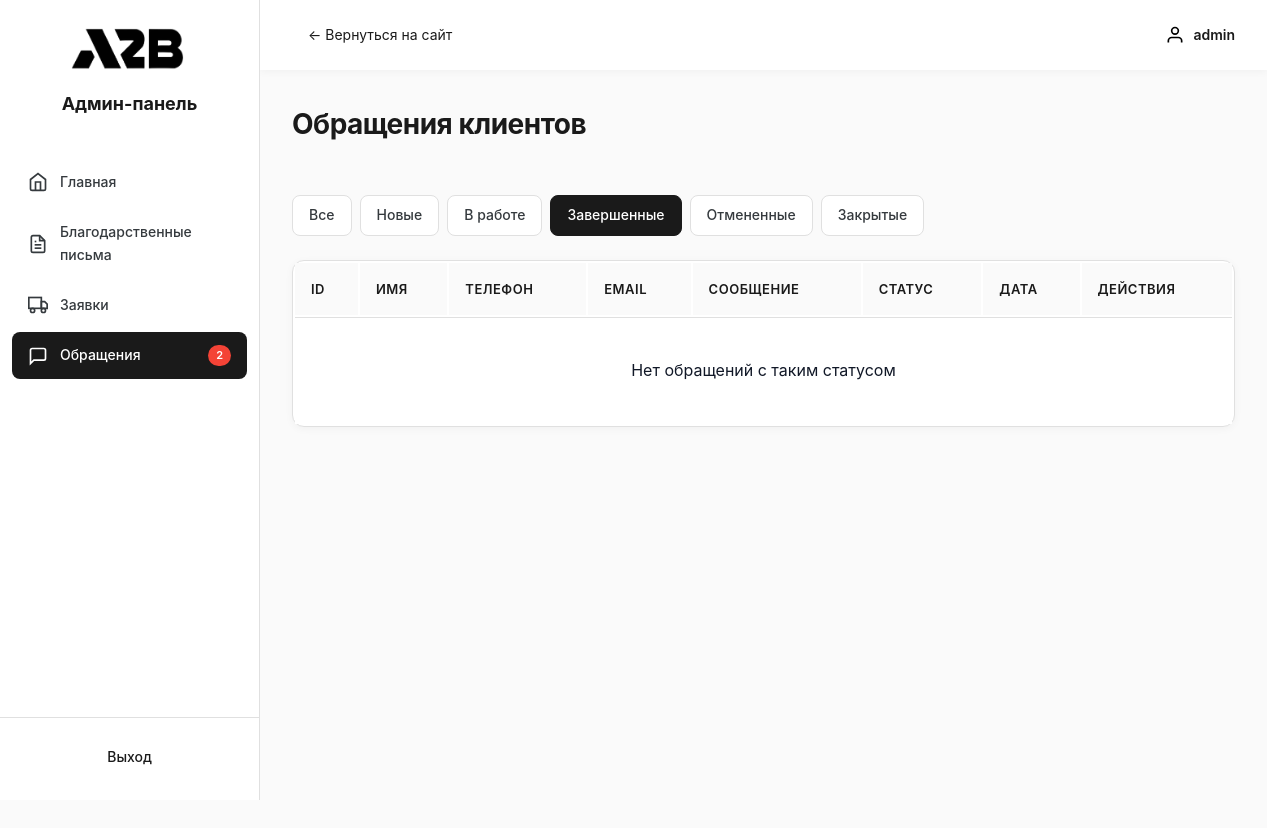
Before: /public/admin/pages/contacts.php?status=completed (signed in) with the older database file.
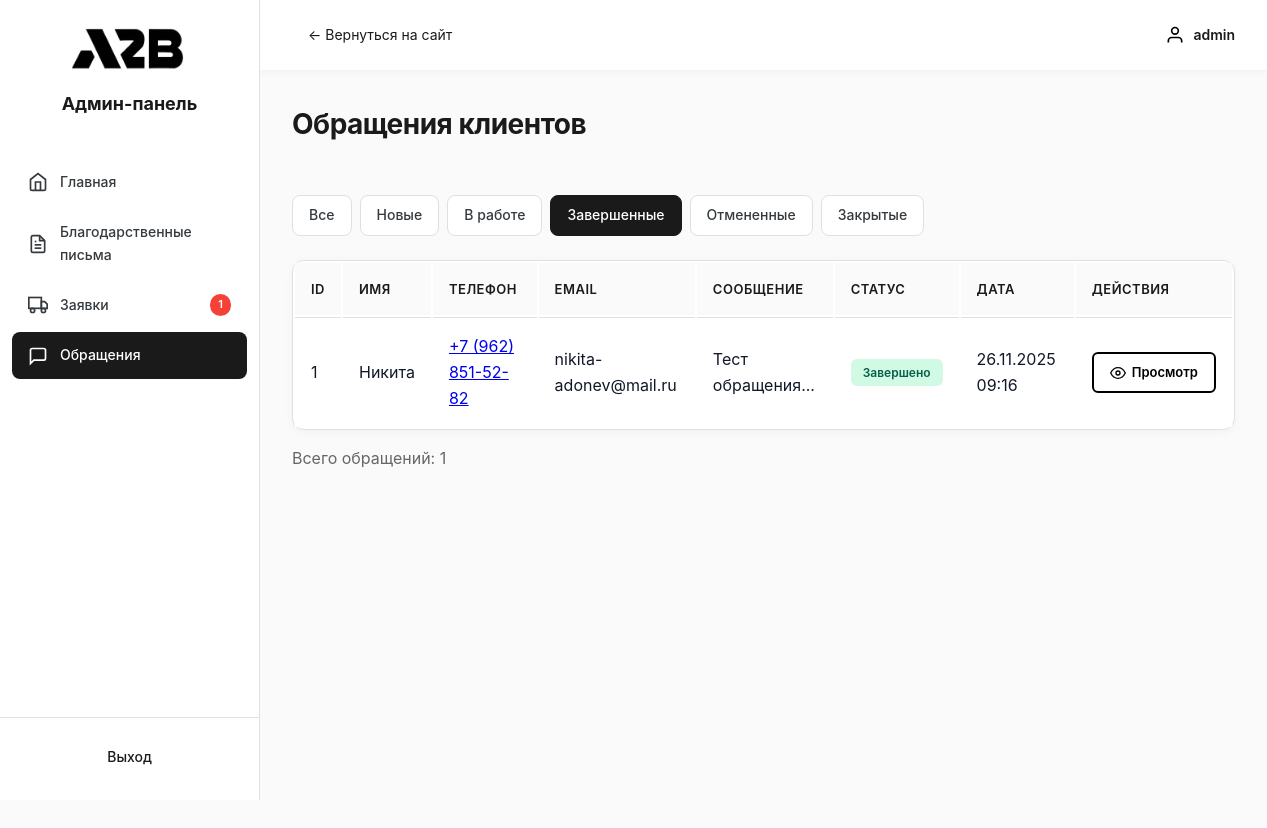
After: the same page with the newer database file.
### tables this page shows
CREATE TABLE `contacts` (
  `id` int(11) NOT NULL,
  `user_id` int(11) DEFAULT NULL COMMENT 'ID пользователя',
  `name` varchar(255) NOT NULL COMMENT 'Имя',
  `phone` varchar(50) NOT NULL COMMENT 'Телефон',
  `email` varchar(255) DEFAULT NULL COMMENT 'Email',
  `message` text NOT NULL COMMENT 'Сообщение',
  `status` enum('new','in_progress','completed','cancelled','closed') DEFAULT 'new' COMMENT 'Статус обращения',
  `created_at` timestamp NOT NULL DEFAULT current_timestamp() COMMENT 'Дата создания',
  `updated_at` timestamp NOT NULL DEFAULT current_timestamp() ON UPDATE current_timestamp() COMMENT 'Дата обновления'
);

### public/admin/pages/contacts.php (the view, shortened to what the changed rows need)
<?php
$database = new Database();
$db = $database->getConnection();
$status_filter = $_GET['status'] ?? '';
$query = "SELECT c.*,
          (SELECT COUNT(*) FROM contact_messages cm
           WHERE cm.contact_id = c.id
           AND cm.sender_type = 'user'
           AND cm.is_read = 0) as unread_count
          FROM contacts c";
if ($status_filter) {
    $query .= " WHERE c.status = :status";
}
$query .= " ORDER BY c.created_at DESC";
$stmt = $db->prepare($query);
if ($status_filter) {
    $stmt->bindParam(':status', $status_filter);
}
$stmt->execute();
$contacts = $stmt->fetchAll(PDO::FETCH_ASSOC);
$count = count($contacts);
?>
<!DOCTYPE html>
<html lang="ru">
<head>
    <link rel="stylesheet" href="../css/admin.css">
</head>
<body>
    <div class="admin-layout">
        <?php include '../includes/sidebar.php'; ?>
        <div class="admin-main">
            <div class="admin-content">
                <div class="content-header">
                    <h1 class="page-title">Обращения клиентов</h1>
                </div>
                <div class="filters">
                    <a href="contacts.php" class="filter-btn <?php echo !$status_filter ? 'active' : ''; ?>">Все</a>
                    <a href="contacts.php?status=new" class="filter-btn <?php echo $status_filter == 'new' ? 'active' : ''; ?>">Новые</a>
                    <a href="contacts.php?status=in_progress" class="filter-btn <?php echo $status_filter == 'in_progress' ? 'active' : ''; ?>">В работе</a>
                    <a href="contacts.php?status=completed" class="filter-btn <?php echo $status_filter == 'completed' ? 'active' : ''; ?>">Завершенные</a>
                    <a href="contacts.php?status=cancelled" class="filter-btn <?php echo $status_filter == 'cancelled' ? 'active' : ''; ?>">Отмененные</a>
                    <a href="contacts.php?status=closed" class="filter-btn <?php echo $status_filter == 'closed' ? 'active' : ''; ?>">Закрытые</a>
                </div>
                <table class="data-table">
                    <thead>
                        <tr>
                            <th>ID</th>
                            <th>Имя</th>
                            <th>Телефон</th>
                            <th>Email</th>
                            <th>Сообщение</th>
                            <th>Статус</th>
                            <th>Дата</th>
                            <th>Действия</th>
                        </tr>
                    </thead>
                    <tbody>
                        <?php foreach ($contacts as $row): ?>
                        <tr>
                            <td><?php echo $row['id']; ?></td>
                            <td><?php echo htmlspecialchars($row['name']); ?></td>
                            <td><a href="tel:<?php echo htmlspecialchars($row['phone']); ?>"><?php echo htmlspecialchars($row['phone']); ?></a></td>
                            <td><?php echo htmlspecialchars($row['email']); ?></td>
                            <td class="text-preview"><?php echo mb_substr(htmlspecialchars($row['message']), 0, 50); ?>...</td>
                            <td>
                                <?php
                                $status_labels = [
                                    'new' => ['Новое', 'status-new'],
                                    'in_progress' => ['В работе', 'status-progress'],
                                    'completed' => ['Завершено', 'status-completed'],
                                    'cancelled' => ['Отменено', 'status-cancelled'],
                                    'closed' => ['Закрыто', 'status-closed']
                                ];
                                $status_info = $status_labels[$row['status']];
                                ?>
                                <span class="status <?php echo $status_info[1]; ?>">
                                    <?php echo $status_info[0]; ?>
                                </span>
                            </td>
                            <td><?php echo date('d.m.Y H:i', strtotime($row['created_at'])); ?></td>
                            <td class="actions">
                                <a href="contact-view.php?id=<?php echo $row['id']; ?>" class="btn btn-view">
                                    <svg width="16" height="16" viewBox="0 0 24 24" fill="none" stroke="currentColor" stroke-width="2">
                                        <path d="M1 12s4-8 11-8 11 8 11 8-4 8-11 8-11-8-11-8z"/>
                                        <circle cx="12" cy="12" r="3"/>
                                    </svg>
                                    Просмотр
                                </a>
                            </td>
                        </tr>
                        <?php endforeach; ?>
                        <?php if ($count == 0): ?>
                        <tr>
                            <td colspan="8" style="text-align: center; padding: 40px; color: #666;">
                                <?php if ($status_filter): ?>
                                    Нет обращений с таким статусом
                                <?php else: ?>
                                    Обращений пока нет
                                <?php endif; ?>
                            </td>
                        </tr>
                        <?php endif; ?>
                    </tbody>
                </table>
                <?php if ($count > 0): ?>
                <p style="margin-top: 16px; color: #666;">Всего обращений: <?php echo $count; ?></p>
                <?php endif; ?>
            </div>
        </div>
    </div>
</body>
</html>

### public/admin/includes/sidebar.php (shortened to what the changed rows need)
<aside class="admin-sidebar">
    <div class="sidebar-header">
        <h2>Админ-панель</h2>
    </div>
    <nav class="sidebar-nav">
        <?php
        $current_dir = dirname($_SERVER['PHP_SELF']);
        if (strpos($current_dir, '/admin/pages') !== false) {
            $base = '';
        } elseif (strpos($current_dir, '/admin/auth') !== false) {
            $base = '../pages/';
        } else {
            $base = 'pages/';
        }
        ?>
        <a href="<?php echo $base; ?>orders.php" class="nav-item <?php echo basename($_SERVER['PHP_SELF']) == 'orders.php' || basename($_SERVER['PHP_SELF']) == 'order-view.php' ? 'active' : ''; ?>">
            <svg width="20" height="20" viewBox="0 0 24 24" fill="none" stroke="currentColor" stroke-width="2">
                <rect x="1" y="3" width="15" height="13"/>
                <polygon points="16 8 20 8 23 11 23 16 16 16 16 8"/>
                <circle cx="5.5" cy="18.5" r="2.5"/>
                <circle cx="18.5" cy="18.5" r="2.5"/>
            </svg>
            <span class="nav-text">Заявки</span>
            <?php
            $database = new Database();
            $db = $database->getConnection();
            $query = "SELECT COUNT(*) as total FROM orders WHERE status = 'new'";
            $stmt = $db->prepare($query);
            $stmt->execute();
            $new_orders_count = $stmt->fetch(PDO::FETCH_ASSOC)['total'];
            if ($new_orders_count > 0):
            ?>
            <span class="nav-badge"><?php echo $new_orders_count; ?></span>
            <?php endif; ?>
        </a>
        <a href="<?php echo $base; ?>contacts.php" class="nav-item <?php echo basename($_SERVER['PHP_SELF']) == 'contacts.php' || basename($_SERVER['PHP_SELF']) == 'contact-view.php' ? 'active' : ''; ?>">
            <svg width="20" height="20" viewBox="0 0 24 24" fill="none" stroke="currentColor" stroke-width="2">
                <path d="M21 15a2 2 0 0 1-2 2H7l-4 4V5a2 2 0 0 1 2-2h14a2 2 0 0 1 2 2z"/>
            </svg>
            <span class="nav-text">Обращения</span>
            <?php
            $query = "SELECT COUNT(*) as total FROM contacts WHERE status = 'new'";
            $stmt = $db->prepare($query);
            $stmt->execute();
            $new_count = $stmt->fetch(PDO::FETCH_ASSOC)['total'];
            if ($new_count > 0):
            ?>
            <span class="nav-badge"><?php echo $new_count; ?></span>
            <?php endif; ?>
        </a>
    </nav>
</aside>

Changed rows visible on the page:
now on this page (row edited): contacts: id "1", name "Никита", phone "+7 (962) 851-52-82", email "nikita-adonev@mail.ru", message "Тест обращения", status "Завершено", created_at "26.11.2025 09:16"
Other visible differences:
$new_orders_count: (not shown) → "1"
$count: (not shown) → "1"
$new_count: "2" → (not shown)
text no longer shown: "Нет обращений с таким статусом"
text now shown: "Всего обращений:"
